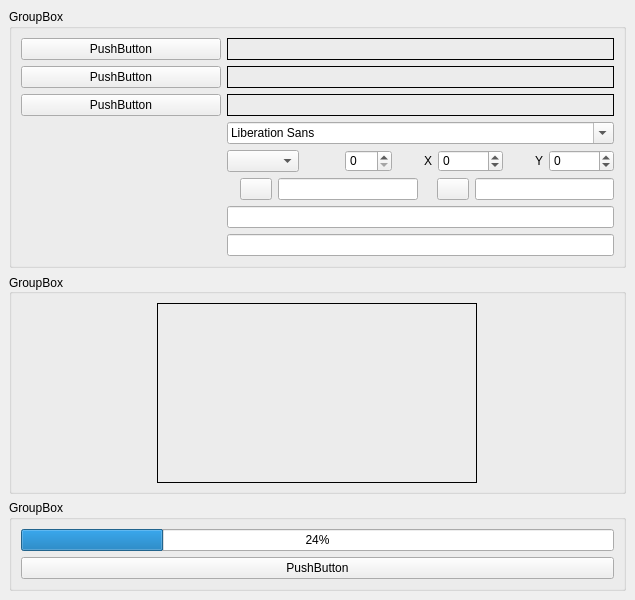
<?xml version="1.0" encoding="UTF-8"?>
<ui version="4.0">
 <class>MainWindow</class>
 <widget class="QMainWindow" name="MainWindow">
  <property name="geometry">
   <rect>
    <x>0</x>
    <y>0</y>
    <width>635</width>
    <height>600</height>
   </rect>
  </property>
  <property name="sizePolicy">
   <sizepolicy hsizetype="Expanding" vsizetype="Expanding">
    <horstretch>0</horstretch>
    <verstretch>0</verstretch>
   </sizepolicy>
  </property>
  <property name="minimumSize">
   <size>
    <width>635</width>
    <height>600</height>
   </size>
  </property>
  <property name="windowTitle">
   <string>MainWindow</string>
  </property>
  <widget class="QWidget" name="centralwidget">
   <property name="sizePolicy">
    <sizepolicy hsizetype="Expanding" vsizetype="Expanding">
     <horstretch>0</horstretch>
     <verstretch>0</verstretch>
    </sizepolicy>
   </property>
   <layout class="QVBoxLayout" name="verticalLayout_3">
    <item>
     <layout class="QVBoxLayout" name="verticalLayout">
      <item>
       <widget class="QGroupBox" name="groupBox_settings">
        <property name="sizePolicy">
         <sizepolicy hsizetype="Expanding" vsizetype="Preferred">
          <horstretch>0</horstretch>
          <verstretch>0</verstretch>
         </sizepolicy>
        </property>
        <property name="minimumSize">
         <size>
          <width>0</width>
          <height>200</height>
         </size>
        </property>
        <property name="maximumSize">
         <size>
          <width>16777215</width>
          <height>16777215</height>
         </size>
        </property>
        <property name="title">
         <string>GroupBox</string>
        </property>
        <layout class="QVBoxLayout" name="verticalLayout_6">
         <item>
          <layout class="QVBoxLayout" name="verticalLayout_2">
           <item>
            <layout class="QHBoxLayout" name="horizontalLayout">
             <item>
              <widget class="QPushButton" name="pushButton_selectInput">
               <property name="sizePolicy">
                <sizepolicy hsizetype="Expanding" vsizetype="Fixed">
                 <horstretch>1</horstretch>
                 <verstretch>0</verstretch>
                </sizepolicy>
               </property>
               <property name="minimumSize">
                <size>
                 <width>200</width>
                 <height>0</height>
                </size>
               </property>
               <property name="maximumSize">
                <size>
                 <width>16777215</width>
                 <height>16777215</height>
                </size>
               </property>
               <property name="text">
                <string>PushButton</string>
               </property>
              </widget>
             </item>
             <item>
              <widget class="QLabel" name="label_input">
               <property name="sizePolicy">
                <sizepolicy hsizetype="Preferred" vsizetype="Preferred">
                 <horstretch>2</horstretch>
                 <verstretch>0</verstretch>
                </sizepolicy>
               </property>
               <property name="frameShape">
                <enum>QFrame::Box</enum>
               </property>
               <property name="text">
                <string/>
               </property>
              </widget>
             </item>
            </layout>
           </item>
           <item>
            <layout class="QHBoxLayout" name="horizontalLayout_2">
             <item>
              <widget class="QPushButton" name="pushButton_selectOutput">
               <property name="sizePolicy">
                <sizepolicy hsizetype="Expanding" vsizetype="Fixed">
                 <horstretch>1</horstretch>
                 <verstretch>0</verstretch>
                </sizepolicy>
               </property>
               <property name="minimumSize">
                <size>
                 <width>200</width>
                 <height>0</height>
                </size>
               </property>
               <property name="maximumSize">
                <size>
                 <width>16777215</width>
                 <height>16777215</height>
                </size>
               </property>
               <property name="text">
                <string>PushButton</string>
               </property>
              </widget>
             </item>
             <item>
              <widget class="QLabel" name="label_output">
               <property name="sizePolicy">
                <sizepolicy hsizetype="Preferred" vsizetype="Preferred">
                 <horstretch>2</horstretch>
                 <verstretch>0</verstretch>
                </sizepolicy>
               </property>
               <property name="frameShape">
                <enum>QFrame::Box</enum>
               </property>
               <property name="text">
                <string/>
               </property>
              </widget>
             </item>
            </layout>
           </item>
           <item>
            <layout class="QHBoxLayout" name="horizontalLayout_4">
             <item>
              <widget class="QPushButton" name="pushButton_selectBackground">
               <property name="sizePolicy">
                <sizepolicy hsizetype="Expanding" vsizetype="Fixed">
                 <horstretch>1</horstretch>
                 <verstretch>0</verstretch>
                </sizepolicy>
               </property>
               <property name="minimumSize">
                <size>
                 <width>200</width>
                 <height>0</height>
                </size>
               </property>
               <property name="maximumSize">
                <size>
                 <width>16777215</width>
                 <height>16777215</height>
                </size>
               </property>
               <property name="text">
                <string>PushButton</string>
               </property>
              </widget>
             </item>
             <item>
              <widget class="QLabel" name="label_background">
               <property name="sizePolicy">
                <sizepolicy hsizetype="Preferred" vsizetype="Preferred">
                 <horstretch>2</horstretch>
                 <verstretch>0</verstretch>
                </sizepolicy>
               </property>
               <property name="frameShape">
                <enum>QFrame::Box</enum>
               </property>
               <property name="text">
                <string/>
               </property>
              </widget>
             </item>
            </layout>
           </item>
           <item>
            <layout class="QHBoxLayout" name="horizontalLayout_5">
             <item>
              <widget class="QLabel" name="label_font">
               <property name="minimumSize">
                <size>
                 <width>200</width>
                 <height>0</height>
                </size>
               </property>
               <property name="maximumSize">
                <size>
                 <width>200</width>
                 <height>16777215</height>
                </size>
               </property>
               <property name="baseSize">
                <size>
                 <width>200</width>
                 <height>0</height>
                </size>
               </property>
               <property name="frameShape">
                <enum>QFrame::NoFrame</enum>
               </property>
               <property name="text">
                <string/>
               </property>
              </widget>
             </item>
             <item>
              <widget class="QFontComboBox" name="fontComboBox"/>
             </item>
            </layout>
           </item>
           <item>
            <layout class="QHBoxLayout" name="horizontalLayout_5">
             <item>
              <widget class="QLabel" name="label_alignment">
               <property name="minimumSize">
                <size>
                 <width>200</width>
                 <height>0</height>
                </size>
               </property>
               <property name="maximumSize">
                <size>
                 <width>200</width>
                 <height>16777215</height>
                </size>
               </property>
               <property name="baseSize">
                <size>
                 <width>200</width>
                 <height>0</height>
                </size>
               </property>
               <property name="frameShape">
                <enum>QFrame::NoFrame</enum>
               </property>
               <property name="text">
                <string/>
               </property>
              </widget>
             </item>
             <item>
              <layout class="QHBoxLayout" name="horizontalLayout_3">
               <item>
                <widget class="QComboBox" name="alignmentComboBox"/>
               </item>
               <item>
                <widget class="QLabel" name="label_fontsize">
                 <property name="text">
                  <string/>
                 </property>
                </widget>
               </item>
               <item>
                <widget class="QSpinBox" name="fontsizeSpinBox">
                 <property name="maximum">
                  <number>999</number>
                 </property>
                </widget>
               </item>
               <item>
                <widget class="QLabel" name="label_textX">
                 <property name="layoutDirection">
                  <enum>Qt::LeftToRight</enum>
                 </property>
                 <property name="text">
                  <string>X</string>
                 </property>
                 <property name="alignment">
                  <set>Qt::AlignRight|Qt::AlignTrailing|Qt::AlignVCenter</set>
                 </property>
                </widget>
               </item>
               <item>
                <widget class="QSpinBox" name="textXSpinBox">
                 <property name="sizePolicy">
                  <sizepolicy hsizetype="Minimum" vsizetype="Fixed">
                   <horstretch>0</horstretch>
                   <verstretch>0</verstretch>
                  </sizepolicy>
                 </property>
                 <property name="minimum">
                  <number>-99999</number>
                 </property>
                 <property name="maximum">
                  <number>99999</number>
                 </property>
                </widget>
               </item>
               <item>
                <widget class="QLabel" name="label_textY">
                 <property name="text">
                  <string>Y</string>
                 </property>
                 <property name="alignment">
                  <set>Qt::AlignRight|Qt::AlignTrailing|Qt::AlignVCenter</set>
                 </property>
                </widget>
               </item>
               <item>
                <widget class="QSpinBox" name="textYSpinBox">
                 <property name="minimum">
                  <number>-99999</number>
                 </property>
                 <property name="maximum">
                  <number>99999</number>
                 </property>
                </widget>
               </item>
              </layout>
             </item>
            </layout>
           </item>
           <item>
            <layout class="QHBoxLayout" name="horizontalLayout_6">
             <item>
              <widget class="QLabel" name="label_colorOptions">
               <property name="minimumSize">
                <size>
                 <width>200</width>
                 <height>0</height>
                </size>
               </property>
               <property name="maximumSize">
                <size>
                 <width>200</width>
                 <height>16777215</height>
                </size>
               </property>
               <property name="baseSize">
                <size>
                 <width>200</width>
                 <height>0</height>
                </size>
               </property>
               <property name="frameShape">
                <enum>QFrame::NoFrame</enum>
               </property>
               <property name="text">
                <string/>
               </property>
              </widget>
             </item>
             <item>
              <widget class="QLabel" name="label_textColor">
               <property name="text">
                <string/>
               </property>
               <property name="alignment">
                <set>Qt::AlignRight|Qt::AlignTrailing|Qt::AlignVCenter</set>
               </property>
              </widget>
             </item>
             <item>
              <widget class="QPushButton" name="pushButton_textColor">
               <property name="maximumSize">
                <size>
                 <width>32</width>
                 <height>32</height>
                </size>
               </property>
               <property name="text">
                <string/>
               </property>
               <property name="MaximumSize" stdset="0">
                <size>
                 <width>32</width>
                 <height>32</height>
                </size>
               </property>
              </widget>
             </item>
             <item>
              <widget class="QLineEdit" name="lineEdit_textColor"/>
             </item>
             <item>
              <widget class="QLabel" name="label_visColor">
               <property name="text">
                <string/>
               </property>
               <property name="alignment">
                <set>Qt::AlignRight|Qt::AlignTrailing|Qt::AlignVCenter</set>
               </property>
              </widget>
             </item>
             <item>
              <widget class="QPushButton" name="pushButton_visColor">
               <property name="maximumSize">
                <size>
                 <width>32</width>
                 <height>32</height>
                </size>
               </property>
               <property name="text">
                <string/>
               </property>
               <property name="MaximumSize" stdset="0">
                <size>
                 <width>32</width>
                 <height>32</height>
                </size>
               </property>
              </widget>
             </item>
             <item>
              <widget class="QLineEdit" name="lineEdit_visColor"/>
             </item>
            </layout>
           </item>
          </layout>
         </item>
         <item>
          <layout class="QHBoxLayout" name="horizontalLayout_8">
           <item>
            <widget class="QLabel" name="label_framesize">
             <property name="minimumSize">
              <size>
               <width>200</width>
               <height>0</height>
              </size>
             </property>
             <property name="text">
              <string/>
             </property>
            </widget>
           </item>
           <item>
            <widget class="QLineEdit" name="lineEdit_framesize"/>
           </item>
          </layout>
         </item>
         <item>
          <layout class="QHBoxLayout" name="horizontalLayout_7">
           <item>
            <widget class="QLabel" name="label_title">
             <property name="minimumSize">
              <size>
               <width>200</width>
               <height>0</height>
              </size>
             </property>
             <property name="maximumSize">
              <size>
               <width>200</width>
               <height>16777215</height>
              </size>
             </property>
             <property name="baseSize">
              <size>
               <width>200</width>
               <height>0</height>
              </size>
             </property>
             <property name="frameShape">
              <enum>QFrame::NoFrame</enum>
             </property>
             <property name="text">
              <string/>
             </property>
            </widget>
           </item>
           <item>
            <widget class="QLineEdit" name="lineEdit_title"/>
           </item>
          </layout>
         </item>
        </layout>
       </widget>
      </item>
      <item>
       <widget class="QGroupBox" name="groupBox_preview">
        <property name="sizePolicy">
         <sizepolicy hsizetype="Expanding" vsizetype="Preferred">
          <horstretch>0</horstretch>
          <verstretch>0</verstretch>
         </sizepolicy>
        </property>
        <property name="minimumSize">
         <size>
          <width>0</width>
          <height>220</height>
         </size>
        </property>
        <property name="maximumSize">
         <size>
          <width>16777215</width>
          <height>220</height>
         </size>
        </property>
        <property name="title">
         <string>GroupBox</string>
        </property>
        <property name="alignment">
         <set>Qt::AlignLeading|Qt::AlignLeft|Qt::AlignVCenter</set>
        </property>
        <layout class="QVBoxLayout" name="verticalLayout_5">
         <item>
          <layout class="QHBoxLayout" name="horizontalLayout_7">
           <item>
            <widget class="QLabel" name="label_preview">
             <property name="minimumSize">
              <size>
               <width>320</width>
               <height>180</height>
              </size>
             </property>
             <property name="maximumSize">
              <size>
               <width>320</width>
               <height>180</height>
              </size>
             </property>
             <property name="frameShape">
              <enum>QFrame::Box</enum>
             </property>
             <property name="text">
              <string/>
             </property>
             <property name="alignment">
              <set>Qt::AlignLeading|Qt::AlignLeft|Qt::AlignVCenter</set>
             </property>
            </widget>
           </item>
          </layout>
         </item>
        </layout>
       </widget>
      </item>
      <item>
       <widget class="QGroupBox" name="groupBox_create">
        <property name="sizePolicy">
         <sizepolicy hsizetype="Expanding" vsizetype="Expanding">
          <horstretch>0</horstretch>
          <verstretch>0</verstretch>
         </sizepolicy>
        </property>
        <property name="maximumSize">
         <size>
          <width>16777215</width>
          <height>16777215</height>
         </size>
        </property>
        <property name="title">
         <string>GroupBox</string>
        </property>
        <layout class="QVBoxLayout" name="verticalLayout_7">
         <item>
          <layout class="QVBoxLayout" name="verticalLayout_4">
           <item>
            <widget class="QProgressBar" name="progressBar_create">
             <property name="value">
              <number>24</number>
             </property>
             <property name="alignment">
              <set>Qt::AlignCenter</set>
             </property>
             <property name="textVisible">
              <bool>true</bool>
             </property>
            </widget>
           </item>
           <item>
            <widget class="QPushButton" name="pushButton_createVideo">
             <property name="sizePolicy">
              <sizepolicy hsizetype="Expanding" vsizetype="Fixed">
               <horstretch>0</horstretch>
               <verstretch>0</verstretch>
              </sizepolicy>
             </property>
             <property name="text">
              <string>PushButton</string>
             </property>
            </widget>
           </item>
          </layout>
         </item>
        </layout>
       </widget>
      </item>
      <item>
       <spacer name="verticalSpacer">
        <property name="orientation">
         <enum>Qt::Vertical</enum>
        </property>
        <property name="sizeHint" stdset="0">
         <size>
          <width>20</width>
          <height>0</height>
         </size>
        </property>
       </spacer>
      </item>
     </layout>
    </item>
   </layout>
  </widget>
 </widget>
 <resources/>
 <connections/>
</ui>
